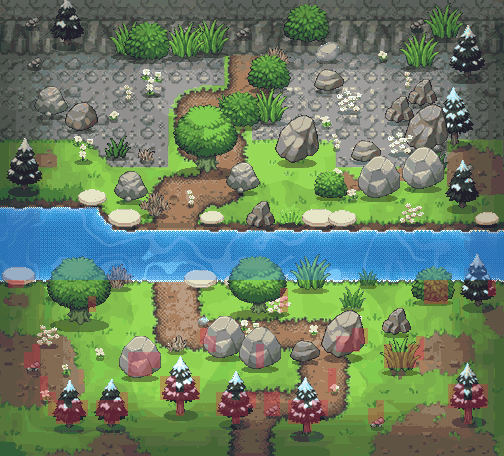

Below is a game level as drawn by its tile map, then a one-line description and the .tmx file that defines it, in full:
An orthogonal 63x57 tile map with 8x8 px tiles, 1 tile layer (collision_8px), 1 image layer.

<map version="1.10" tiledversion="1.10.2" orientation="orthogonal" renderorder="right-down" width="63" height="57" tilewidth="8" tileheight="8" infinite="0" nextlayerid="4" nextobjectid="1">
 <properties>
  <property name="moteur" value="RogueEssence / PMDO" />
  <property name="case_lecture_px" type="int" value="24" />
  <property name="viewport" value="320x240" />
 </properties>
 <tileset firstgid="1" source="brosse_collision.tsx" />
 <imagelayer id="1" name="fond">
  <image source="fond.png" width="504" height="456" />
 </imagelayer>
 <layer id="2" name="collision_8px" width="63" height="57" opacity="0.55">
  <data encoding="csv">
1,1,1,1,1,1,1,1,1,1,1,1,1,1,1,1,1,1,1,1,1,1,1,1,1,1,1,1,1,1,1,1,1,1,1,1,1,1,1,1,1,1,1,1,1,1,1,1,1,1,1,1,1,1,1,1,1,1,1,1,1,1,1,
1,1,1,1,1,1,1,1,1,1,1,1,1,1,1,1,1,1,1,1,1,1,1,1,1,1,1,1,1,1,1,1,1,1,1,1,1,1,1,1,1,1,1,1,1,1,1,1,1,1,1,1,1,1,1,1,1,1,1,1,1,1,1,
1,1,1,1,1,1,1,1,1,1,1,1,1,1,1,1,1,1,1,1,1,1,1,1,1,1,1,1,1,1,1,1,1,1,1,1,1,1,1,1,1,1,1,1,1,1,1,1,1,1,1,1,1,1,1,1,1,1,1,1,1,1,1,
1,1,1,1,1,1,1,1,1,1,1,1,1,1,1,1,1,1,1,1,1,1,1,1,1,1,1,1,1,1,1,1,1,1,1,1,1,1,1,1,1,1,1,1,1,1,1,1,1,1,1,1,1,1,1,1,1,1,1,1,1,1,1,
1,1,1,1,1,1,1,1,1,1,1,1,1,1,1,1,1,1,1,1,1,1,1,1,1,1,1,1,1,1,1,1,1,1,1,1,1,1,1,1,1,1,1,1,1,1,1,1,1,1,1,1,1,1,1,1,1,1,1,1,1,1,1,
1,1,1,1,1,1,1,1,1,1,1,1,1,1,1,1,1,1,1,1,1,1,1,1,1,1,1,1,1,1,1,1,1,1,1,1,1,1,1,1,1,1,1,1,1,1,1,1,1,1,1,1,1,1,1,1,1,1,1,1,1,1,1,
1,1,1,1,1,1,1,1,1,1,1,1,1,1,1,1,1,1,1,1,1,1,1,1,1,1,1,1,1,1,1,1,1,1,1,1,1,1,1,1,1,1,1,1,1,1,1,1,1,1,1,1,1,1,1,1,1,1,1,1,1,1,1,
1,1,1,1,1,1,1,1,1,1,1,1,1,1,1,1,1,1,1,1,1,1,1,1,1,1,1,1,1,1,1,1,1,1,1,1,1,1,1,1,1,1,1,1,1,1,1,1,1,1,1,1,1,1,1,1,1,1,1,1,1,1,1,
1,1,1,1,1,1,1,1,1,1,1,1,1,1,1,1,1,1,1,1,1,1,1,1,1,1,1,1,1,1,1,1,1,1,1,1,1,1,1,1,1,1,1,1,1,1,1,1,1,1,1,1,1,1,1,1,1,1,1,1,1,1,1,
1,1,1,1,1,1,1,1,1,1,1,1,1,1,1,1,1,1,1,1,1,1,1,1,1,1,1,1,1,1,1,1,1,1,1,1,1,1,1,1,1,1,1,1,1,1,1,1,1,1,1,1,1,1,1,1,1,1,1,1,1,1,1,
1,1,1,1,1,1,1,1,1,1,1,1,1,1,1,1,1,1,1,1,1,1,1,1,1,1,1,1,1,1,1,1,1,1,1,1,1,1,1,1,1,1,1,1,1,1,1,1,1,1,1,1,1,1,1,1,1,1,1,1,1,1,1,
1,1,1,1,1,1,1,1,1,1,1,1,1,1,1,1,1,1,1,1,1,1,1,1,1,1,1,1,1,1,1,1,1,1,1,1,1,1,1,1,1,1,1,1,1,1,1,1,1,1,1,1,1,1,1,1,1,1,1,1,1,1,1,
1,1,1,1,1,1,1,1,1,1,1,1,1,1,1,1,1,1,1,1,1,1,1,1,1,1,1,1,1,1,1,1,1,1,1,1,1,1,1,1,1,1,1,1,1,1,1,1,1,1,1,1,1,1,1,1,1,1,1,1,1,1,1,
1,1,1,1,1,1,1,1,1,1,1,1,1,1,1,1,1,1,1,1,1,1,1,1,1,1,1,1,1,1,1,1,1,1,1,1,1,1,1,1,1,1,1,1,1,1,1,1,1,1,1,1,1,1,1,1,1,1,1,1,1,1,1,
1,1,1,1,1,1,1,1,1,1,1,1,1,1,1,1,1,1,1,1,1,1,1,1,1,1,1,1,1,1,1,1,1,1,1,1,1,1,1,1,1,1,1,1,1,1,1,1,1,1,1,1,1,1,1,1,1,1,1,1,1,1,1,
1,1,1,1,1,1,1,1,1,1,1,1,1,1,1,1,1,1,1,1,1,1,1,1,1,1,1,1,1,1,1,1,1,1,1,1,1,1,1,1,1,1,1,1,1,1,1,1,1,1,1,1,1,1,1,1,1,1,1,1,1,1,1,
1,1,1,1,1,1,1,1,1,1,1,1,1,1,1,1,1,1,1,1,1,1,1,1,1,1,1,1,1,1,1,1,1,1,1,1,1,1,1,1,1,1,1,1,1,1,1,1,1,1,1,1,1,1,1,1,1,1,1,1,1,1,1,
1,1,1,1,1,1,1,1,1,1,1,1,1,1,1,1,1,1,1,1,1,1,1,1,1,1,1,1,1,1,1,1,1,1,1,1,1,1,1,1,1,1,1,1,1,1,1,1,1,1,1,1,1,1,1,1,1,1,1,1,1,1,1,
1,1,1,1,1,1,1,1,1,1,1,1,1,1,1,1,1,1,1,1,1,1,1,1,1,1,1,1,1,1,1,1,1,1,1,1,1,1,1,1,1,1,1,1,1,1,1,1,1,1,1,1,1,1,1,1,1,1,1,1,1,1,1,
1,1,1,1,1,1,1,1,1,1,1,1,1,1,1,1,1,1,1,1,1,1,1,1,1,1,1,1,1,1,1,1,1,1,1,1,1,1,1,1,1,1,1,1,1,1,1,1,1,1,1,1,1,1,1,1,1,1,1,1,1,1,1,
1,1,1,1,1,1,1,1,1,1,1,1,1,1,1,1,1,1,1,1,1,1,1,1,1,1,1,1,1,1,1,1,1,1,1,1,1,1,1,1,1,1,1,1,1,1,1,1,1,1,1,1,1,1,1,1,1,1,1,1,1,1,1,
1,1,1,1,1,1,1,1,1,1,1,1,1,1,1,1,1,1,1,1,1,1,1,1,1,1,1,1,1,1,1,1,1,1,1,1,1,1,1,1,1,1,1,1,1,1,1,1,1,1,1,1,1,1,1,1,1,1,1,1,1,1,1,
1,1,1,1,1,1,1,1,1,1,1,1,1,1,1,1,1,1,1,1,1,1,1,1,1,1,1,1,1,1,1,1,1,1,1,1,1,1,1,1,1,1,1,1,1,1,1,1,1,1,1,1,1,1,1,1,1,1,1,1,1,1,1,
1,1,1,1,1,1,1,1,1,1,1,1,1,1,1,1,1,1,1,1,1,1,1,1,1,1,1,1,1,1,1,1,1,1,1,1,1,1,1,1,1,1,1,1,1,1,1,1,1,1,1,1,1,1,1,1,1,1,1,1,1,1,1,
1,1,1,1,1,1,1,1,1,1,1,1,1,1,1,1,1,1,1,1,1,1,1,1,1,1,1,1,1,1,1,1,1,1,1,1,1,1,1,1,1,1,1,1,1,1,1,1,1,1,1,1,1,1,1,1,1,1,1,1,1,1,1,
1,1,1,1,1,1,1,1,1,1,1,1,1,1,1,1,1,1,1,1,1,1,1,1,1,1,1,1,1,1,1,1,1,1,1,1,1,1,1,1,1,1,1,1,1,1,1,1,1,1,1,1,1,1,1,1,1,1,1,1,1,1,1,
3,3,3,3,3,3,3,3,3,3,3,3,1,1,1,1,1,1,1,1,1,1,1,1,1,1,1,1,1,1,1,1,1,1,1,1,1,1,1,1,1,1,1,1,1,1,1,1,1,1,1,1,1,1,1,1,1,1,1,1,1,1,1,
3,3,3,3,3,3,3,3,3,3,3,3,3,1,1,1,1,1,1,1,1,1,1,1,1,1,1,1,1,1,1,1,1,1,1,1,1,1,1,1,1,1,1,1,1,1,1,1,1,1,1,1,1,1,1,1,1,1,1,1,1,1,1,
3,3,3,3,3,3,3,3,3,3,3,3,3,3,1,1,1,1,1,1,1,1,1,1,1,1,1,1,1,1,1,1,1,1,1,1,1,1,1,1,1,1,1,1,1,1,1,1,1,1,1,1,1,1,1,1,1,1,1,1,1,1,1,
3,3,3,3,3,3,3,3,3,3,3,3,3,3,3,3,3,3,3,3,3,3,3,3,3,3,3,3,3,3,3,3,3,3,3,3,3,3,3,3,3,3,3,3,3,3,3,3,3,3,3,3,3,3,3,3,3,3,3,3,3,3,3,
3,3,3,3,3,3,3,3,3,3,3,3,3,3,3,3,3,3,3,3,3,3,3,3,3,3,3,3,3,3,3,3,3,3,3,3,3,3,3,3,3,3,3,3,3,3,3,3,3,3,3,3,3,3,3,3,3,3,3,3,3,3,3,
3,3,3,3,3,3,3,3,3,3,3,3,3,3,3,3,3,3,3,3,3,3,3,3,3,3,3,3,3,3,3,3,3,3,3,3,3,3,3,3,3,3,3,3,3,3,3,3,3,3,3,3,3,3,3,3,3,3,3,3,3,3,3,
3,3,3,3,3,3,3,3,3,3,3,3,3,3,3,3,3,3,3,3,3,3,3,3,3,3,3,3,3,3,3,3,3,3,3,3,3,3,3,3,3,3,3,3,3,3,3,3,3,3,3,3,3,3,3,3,3,3,3,3,3,3,3,
3,3,3,3,3,3,3,3,3,3,3,3,3,3,3,3,3,3,3,3,3,3,3,3,3,3,3,3,3,3,3,3,3,3,3,3,3,3,3,3,3,3,3,3,3,3,3,3,3,3,3,3,3,3,3,3,3,3,3,3,3,3,3,
3,3,3,3,3,3,3,3,3,3,3,3,3,3,3,3,3,3,3,3,3,3,3,3,3,3,3,3,3,3,3,3,3,3,3,3,3,3,3,3,3,3,3,3,3,3,3,3,3,3,3,3,3,3,3,3,3,3,3,3,3,3,3,
1,2,2,1,1,1,1,1,1,1,1,1,1,1,1,1,1,1,1,1,1,1,1,1,1,1,1,1,1,1,1,1,1,1,1,1,1,1,1,1,1,1,1,1,1,1,1,1,1,1,1,1,1,2,2,2,1,1,1,1,1,2,1,
1,1,1,1,1,1,1,1,1,1,1,1,1,1,1,1,1,1,1,1,1,1,1,1,1,1,1,1,1,1,1,1,1,1,1,2,1,1,1,1,1,1,1,1,1,1,1,1,1,1,1,1,1,2,2,2,1,1,1,1,1,2,1,
1,1,1,1,1,1,1,1,1,1,1,2,1,1,1,1,1,1,1,1,1,1,1,1,1,1,1,1,1,1,1,1,1,1,1,2,1,1,1,1,1,1,1,1,1,1,1,1,1,1,1,1,1,2,2,2,1,1,1,1,1,1,1,
1,1,1,1,1,1,1,1,1,1,1,2,1,1,1,1,1,1,1,1,1,1,1,1,1,1,1,1,1,1,1,1,1,1,1,2,1,1,1,1,1,1,1,1,1,1,1,1,1,1,1,1,1,1,1,1,1,1,1,1,1,1,1,
1,1,1,1,1,1,1,1,1,1,1,1,1,1,1,1,1,1,1,1,1,1,1,1,1,1,1,1,1,1,1,1,1,1,1,1,1,1,1,1,1,1,1,1,1,1,1,1,1,1,1,1,1,1,1,1,1,1,1,1,1,1,1,
1,1,1,1,1,1,1,1,1,1,1,1,1,1,1,1,1,1,1,1,1,1,1,1,1,1,1,1,1,1,1,1,1,1,1,1,1,1,1,1,1,1,1,1,1,1,1,1,1,1,1,1,1,1,1,1,1,1,1,1,1,1,1,
1,1,1,1,1,1,1,1,1,1,1,1,1,1,1,1,1,1,1,1,1,1,1,1,1,2,1,1,1,1,1,1,1,1,1,1,1,1,1,1,1,1,1,1,2,2,1,1,1,1,1,1,1,1,1,1,1,1,1,1,1,1,1,
1,1,1,1,1,1,1,1,1,1,1,1,1,1,1,1,1,1,1,1,1,1,1,1,1,2,2,1,1,1,1,1,1,1,1,1,1,1,1,1,1,1,2,2,2,2,1,1,1,1,1,1,2,1,1,1,1,1,1,1,1,1,1,
1,1,1,1,2,1,1,1,1,1,1,1,1,1,1,1,1,1,1,1,1,1,1,1,1,1,2,1,1,1,1,1,2,1,1,1,1,1,1,1,1,1,2,2,2,1,1,1,2,1,1,2,2,1,1,1,1,1,1,1,1,1,1,
1,1,1,2,2,1,1,1,1,1,1,1,1,1,1,1,2,2,2,2,1,1,1,1,1,1,1,1,1,1,1,1,2,1,1,1,1,1,1,1,1,1,1,1,1,1,1,1,2,2,2,2,2,1,1,1,1,1,1,1,1,1,1,
1,1,1,2,2,1,1,1,1,1,1,1,1,1,1,1,2,2,2,2,1,1,1,1,1,1,1,1,1,1,1,1,2,1,1,1,1,1,1,1,1,1,1,1,1,1,1,1,2,2,2,2,1,1,1,1,1,1,1,1,1,1,1,
1,1,1,1,1,1,1,1,1,1,1,1,1,1,1,1,2,2,2,1,1,1,1,1,1,1,1,1,1,1,1,1,1,1,1,1,1,1,1,1,1,2,1,1,1,1,1,1,1,1,1,1,1,1,1,1,1,1,1,1,1,1,1,
1,1,1,1,1,2,1,1,1,1,1,1,1,1,1,1,1,1,1,1,2,2,1,1,2,1,1,1,1,1,1,1,1,1,1,1,1,1,1,1,1,2,1,1,1,1,1,1,1,1,1,1,1,1,1,1,1,1,1,1,1,1,1,
1,1,1,1,1,2,1,1,1,1,1,1,1,1,1,1,1,1,1,1,2,2,1,2,2,1,1,1,1,1,1,1,1,1,1,1,1,1,1,1,1,2,1,1,1,1,1,1,1,1,1,1,1,1,1,1,2,2,1,2,2,1,1,
1,1,1,1,1,2,2,1,1,1,1,1,1,1,1,2,1,1,1,1,2,2,2,2,2,1,1,2,2,1,2,2,1,2,2,1,1,1,1,1,1,1,1,1,1,1,1,1,1,1,1,1,1,1,1,1,2,2,1,2,2,1,1,
1,1,1,1,1,1,2,2,1,2,2,1,2,2,2,2,1,1,1,1,1,1,2,1,1,1,1,2,2,2,2,2,1,2,2,1,2,2,1,2,2,1,1,1,1,1,1,2,1,1,1,1,1,1,1,1,2,2,2,2,2,1,1,
1,1,1,1,1,1,2,2,2,2,2,1,2,2,2,2,1,1,1,1,1,1,2,1,1,1,1,2,2,2,2,1,1,2,2,1,2,2,2,2,2,1,1,1,1,1,2,2,1,1,1,1,1,1,1,1,1,1,2,1,1,1,1,
1,1,1,1,1,1,1,2,2,2,1,1,1,2,2,1,1,1,1,1,1,1,1,1,1,1,1,1,1,2,1,1,1,1,1,1,2,2,2,2,1,1,1,1,1,1,2,2,1,1,1,1,1,1,1,1,1,1,2,1,1,1,1,
1,1,1,1,1,1,1,1,1,1,1,1,1,1,1,1,1,1,1,1,1,1,1,1,1,1,1,1,1,1,1,1,1,1,1,1,1,1,2,1,1,1,1,1,1,1,1,1,1,1,1,1,1,1,1,1,1,1,1,1,1,1,1,
1,1,1,1,1,1,1,1,1,1,1,1,1,1,1,1,1,1,1,1,1,1,1,1,1,1,1,1,1,1,1,1,1,1,1,1,1,1,1,1,1,1,1,1,1,1,1,1,1,1,1,1,1,1,1,1,1,1,1,1,1,1,1,
1,1,1,1,1,1,1,1,1,1,1,1,1,1,1,1,1,1,1,1,1,1,1,1,1,1,1,1,1,1,1,1,1,1,1,1,1,1,1,1,1,1,1,1,1,1,1,1,1,1,1,1,1,1,1,1,1,1,1,1,1,1,1,
1,1,1,1,1,1,1,1,1,1,1,1,1,1,1,1,1,1,1,1,1,1,1,1,1,1,1,1,1,1,1,1,1,1,1,1,1,1,1,1,1,1,1,1,1,1,1,1,1,1,1,1,1,1,1,1,1,1,1,1,1,1,1
  </data>
 </layer>
</map>
